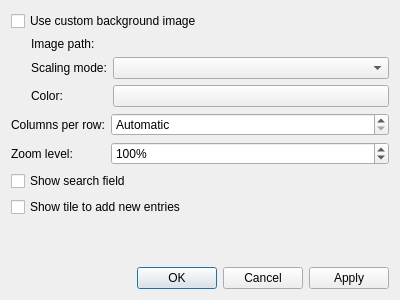
<?xml version="1.0" encoding="UTF-8"?>
<ui version="4.0">
 <class>Meerkat::StartPagePreferencesDialog</class>
 <widget class="QDialog" name="Meerkat::StartPagePreferencesDialog">
  <property name="geometry">
   <rect>
    <x>0</x>
    <y>0</y>
    <width>400</width>
    <height>300</height>
   </rect>
  </property>
  <property name="windowTitle">
   <string>Start Page Preferences</string>
  </property>
  <layout class="QVBoxLayout" name="verticalLayout">
   <item>
    <widget class="QCheckBox" name="customBackgroundCheckBox">
     <property name="text">
      <string>Use custom background image</string>
     </property>
    </widget>
   </item>
   <item>
    <layout class="QHBoxLayout" name="horizontalLayout">
     <property name="spacing">
      <number>0</number>
     </property>
     <item>
      <spacer name="horizontalSpacer">
       <property name="orientation">
        <enum>Qt::Horizontal</enum>
       </property>
       <property name="sizeType">
        <enum>QSizePolicy::Fixed</enum>
       </property>
       <property name="sizeHint" stdset="0">
        <size>
         <width>20</width>
         <height>0</height>
        </size>
       </property>
      </spacer>
     </item>
     <item>
      <widget class="QWidget" name="backgroundWidget" native="true">
       <layout class="QFormLayout" name="backgroundLayut">
        <property name="leftMargin">
         <number>0</number>
        </property>
        <property name="topMargin">
         <number>0</number>
        </property>
        <property name="rightMargin">
         <number>0</number>
        </property>
        <property name="bottomMargin">
         <number>0</number>
        </property>
        <item row="0" column="1">
         <widget class="Meerkat::FilePathWidget" name="backgroundFilePathWidget" native="true"/>
        </item>
        <item row="1" column="0">
         <widget class="QLabel" name="backgroundModeLabel">
          <property name="text">
           <string>Scaling mode:</string>
          </property>
          <property name="buddy">
           <cstring>backgroundModeComboBox</cstring>
          </property>
         </widget>
        </item>
        <item row="1" column="1">
         <widget class="QComboBox" name="backgroundModeComboBox"/>
        </item>
        <item row="0" column="0">
         <widget class="QLabel" name="backgroundPathLabel">
          <property name="text">
           <string>Image path:</string>
          </property>
          <property name="buddy">
           <cstring>backgroundFilePathWidget</cstring>
          </property>
         </widget>
        </item>
        <item row="2" column="0">
         <widget class="QLabel" name="backgroundColorLabel">
          <property name="text">
           <string>Color:</string>
          </property>
          <property name="buddy">
           <cstring>backgroundColorWidget</cstring>
          </property>
         </widget>
        </item>
        <item row="2" column="1">
         <widget class="Meerkat::ColorWidget" name="backgroundColorWidget"/>
        </item>
       </layout>
      </widget>
     </item>
    </layout>
   </item>
   <item>
    <layout class="QFormLayout" name="formLayout">
     <item row="0" column="0">
      <widget class="QLabel" name="columnsPerRowLabel">
       <property name="text">
        <string>Columns per row:</string>
       </property>
       <property name="buddy">
        <cstring>columnsPerRowSpinBox</cstring>
       </property>
      </widget>
     </item>
     <item row="0" column="1">
      <widget class="QSpinBox" name="columnsPerRowSpinBox">
       <property name="specialValueText">
        <string>Automatic</string>
       </property>
      </widget>
     </item>
     <item row="1" column="0">
      <widget class="QLabel" name="zoomLevelLabel">
       <property name="text">
        <string>Zoom level:</string>
       </property>
       <property name="buddy">
        <cstring>zoomLevelSpinBox</cstring>
       </property>
      </widget>
     </item>
     <item row="1" column="1">
      <widget class="QSpinBox" name="zoomLevelSpinBox">
       <property name="suffix">
        <string>%</string>
       </property>
       <property name="minimum">
        <number>10</number>
       </property>
       <property name="maximum">
        <number>999</number>
       </property>
       <property name="value">
        <number>100</number>
       </property>
      </widget>
     </item>
    </layout>
   </item>
   <item>
    <widget class="QCheckBox" name="showSearchFieldCheckBox">
     <property name="text">
      <string>Show search field</string>
     </property>
    </widget>
   </item>
   <item>
    <widget class="QCheckBox" name="showAddTileCheckBox">
     <property name="text">
      <string>Show tile to add new entries</string>
     </property>
    </widget>
   </item>
   <item>
    <spacer name="verticalSpacer">
     <property name="orientation">
      <enum>Qt::Vertical</enum>
     </property>
     <property name="sizeHint" stdset="0">
      <size>
       <width>0</width>
       <height>0</height>
      </size>
     </property>
    </spacer>
   </item>
   <item>
    <widget class="QDialogButtonBox" name="buttonBox">
     <property name="orientation">
      <enum>Qt::Horizontal</enum>
     </property>
     <property name="standardButtons">
      <set>QDialogButtonBox::Apply|QDialogButtonBox::Cancel|QDialogButtonBox::Ok</set>
     </property>
    </widget>
   </item>
  </layout>
 </widget>
 <customwidgets>
  <customwidget>
   <class>Meerkat::FilePathWidget</class>
   <extends>QWidget</extends>
   <header>src/ui/FilePathWidget.h</header>
   <container>1</container>
  </customwidget>
  <customwidget>
   <class>Meerkat::ColorWidget</class>
   <extends>QPushButton</extends>
   <header>src/ui/ColorWidget.h</header>
  </customwidget>
 </customwidgets>
 <tabstops>
  <tabstop>customBackgroundCheckBox</tabstop>
  <tabstop>backgroundModeComboBox</tabstop>
  <tabstop>backgroundColorWidget</tabstop>
  <tabstop>columnsPerRowSpinBox</tabstop>
  <tabstop>zoomLevelSpinBox</tabstop>
  <tabstop>showSearchFieldCheckBox</tabstop>
  <tabstop>showAddTileCheckBox</tabstop>
 </tabstops>
 <resources/>
 <connections>
  <connection>
   <sender>buttonBox</sender>
   <signal>accepted()</signal>
   <receiver>Meerkat::StartPagePreferencesDialog</receiver>
   <slot>accept()</slot>
   <hints>
    <hint type="sourcelabel">
     <x>257</x>
     <y>290</y>
    </hint>
    <hint type="destinationlabel">
     <x>157</x>
     <y>274</y>
    </hint>
   </hints>
  </connection>
  <connection>
   <sender>buttonBox</sender>
   <signal>rejected()</signal>
   <receiver>Meerkat::StartPagePreferencesDialog</receiver>
   <slot>reject()</slot>
   <hints>
    <hint type="sourcelabel">
     <x>325</x>
     <y>290</y>
    </hint>
    <hint type="destinationlabel">
     <x>286</x>
     <y>274</y>
    </hint>
   </hints>
  </connection>
 </connections>
</ui>
